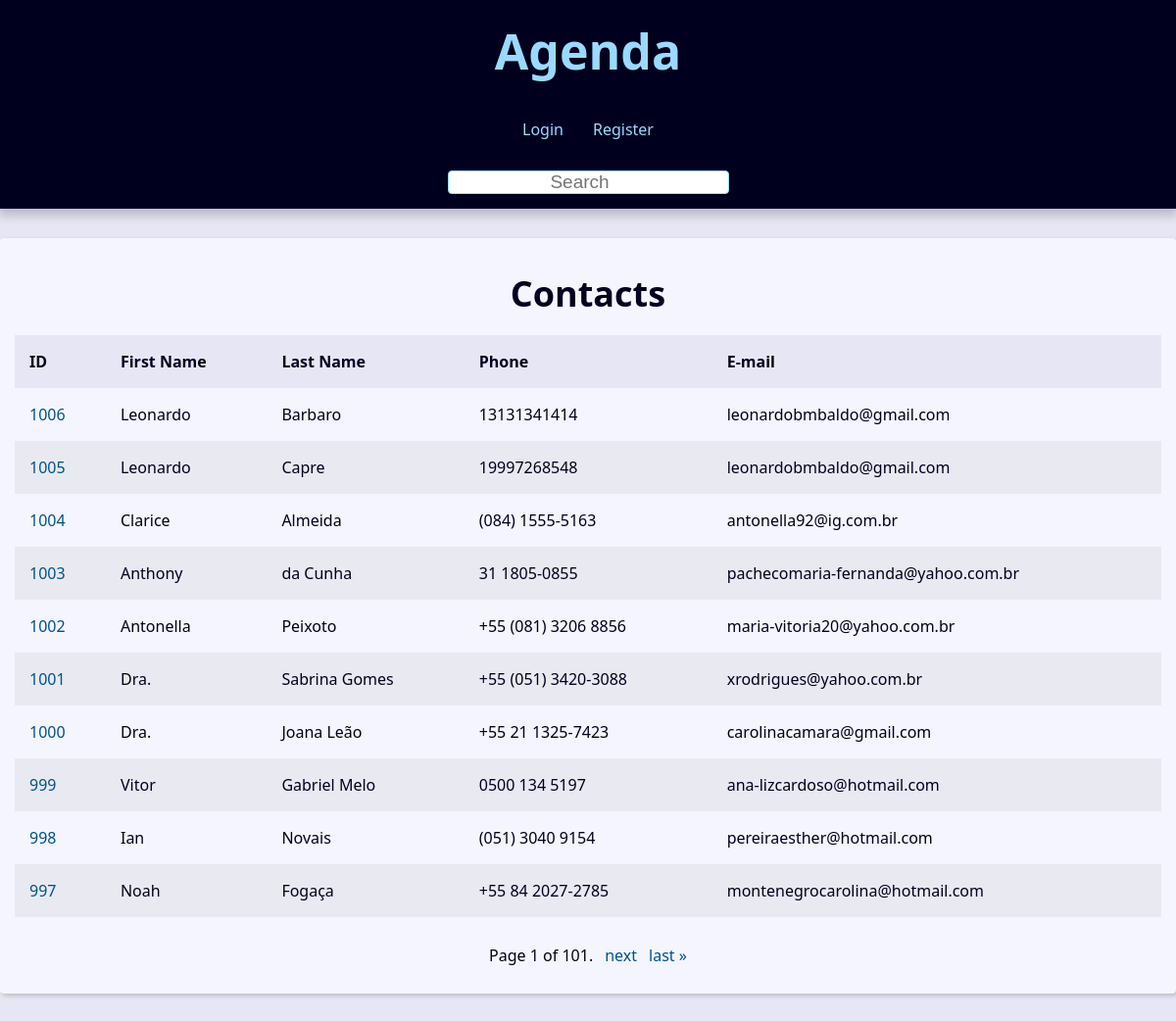
/, run on an earlier commit of the app's database.
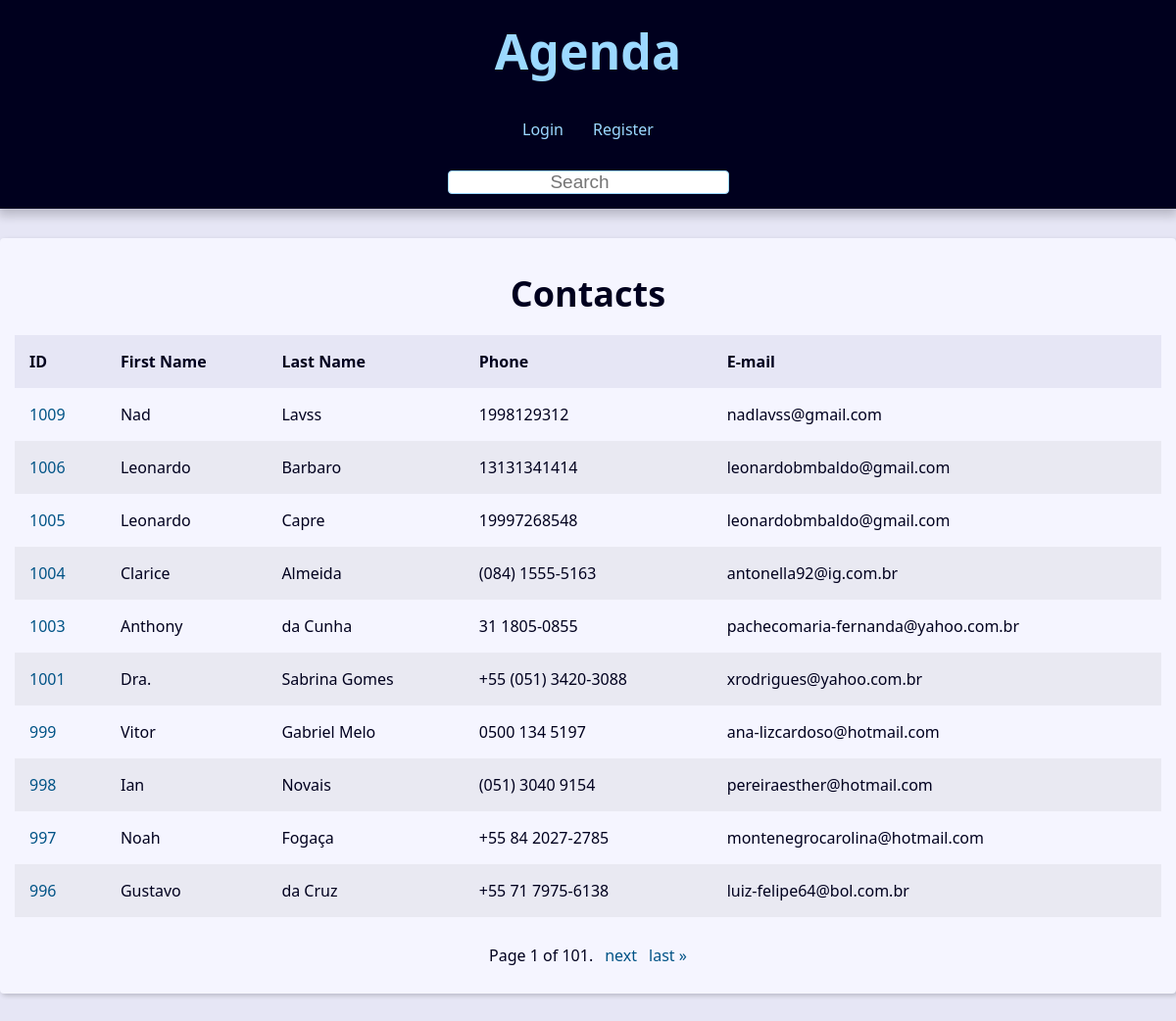
And on a later commit of the database.
### contact/models.py (models this page shows, shortened)
class Contact(models.Model):
    first_name = models.CharField(max_length=50)
    last_name = models.CharField(max_length=50, blank=True)
    phone = models.CharField(max_length=20)
    email = models.EmailField(max_length=100, blank=True)
    created_date = models.DateTimeField(default=timezone.now)
    description = models.TextField(blank=True)
    show = models.BooleanField(default=True)
    picture = models.ImageField(upload_to='pictures/%Y/%m/', blank=True)
    category = models.ForeignKey(Category, on_delete=models.SET_NULL, null=True, blank=True)
    owner = models.ForeignKey(User, on_delete=models.SET_NULL, null=True, blank=True)

### contact/views/contact_views.py (the view)
# urls.py: path('', views.index, name='index'),
def index(request):
    contacts = Contact.objects.filter(show=True).order_by('-id')
    paginator = Paginator(contacts, 10)
    page_number = request.GET.get('page')
    page_obj = paginator.get_page(page_number)
    context = {
        'page_obj': page_obj,
        'site_title': 'Contatos - '
    }
    return render(request, 'contact/index.html', context)

### contact/templates/contact/index.html
{% extends "global/base.html" %}
{% block content %}
{% if page_obj %}
    <div class = "responsive-table">
        <table class = "contacts-table">
            <caption class = "table-caption">
                <h2>Contacts</h2>
            </caption>
            <thead>
                <tr class = "table-row table-row-header">
                    <th class = "table-header">ID</th>
                    <th class = "table-header">First Name</th>
                    <th class = "table-header">Last Name</th>
                    <th class = "table-header">Phone</th>
                    <th class = "table-header">E-mail</th>
                </tr>
            </thead>
            <tbody>
                {% for contact in page_obj %}
                    <tr class = "table-row">
                        <td class = "table-cel">
                            <a
                                class = "table-link"
                                href = "{% url "contact:contact" contact.id %}"
                            >
                                {{ contact.id }}
                            </a>
                        </td>
                        <td class = "table-cel">
                            {{ contact.first_name }}
                        </td>
                        <td class = "table-cel">
                            {{ contact.last_name }}
                        </td>
                        <td class = "table-cel">
                            {{ contact.phone }}
                        </td>
                        <td class = "table-cel">
                            {{ contact.email }}
                        </td>
                    </tr>
                {% endfor %}
            </tbody>
        </table>
    </div>
{% else %}
<div class="single-contact">
    <h1 class="single-contact-name">
        No contacts found.
    </h1>
</div>
{% endif %}
{% endblock content %}

### base_templates/global/base.html (shortened to what this page needs)
<!DOCTYPE html>
<html lang="pt-BR">
<head>
    {% include "global/partials/_head.html" %}
</head>
<body>
    {% include "global/partials/_header.html" %}
    <main class = "content">
        {% block content %}{% endblock content %}
        {% include "global/partials/_pagination.html" %}
    </main>
</body>
</html>

### base_templates/global/partials/_head.html (shortened to what this page needs)
{% load static %} <meta charset="UTF-8">
<link rel="stylesheet" href="{% static 'global/css/style.css' %}">

### base_templates/global/partials/_header.html
<header class="header">
    <h1 class="header-heading">
        <a href="{% url "contact:index" %}" class="header-link">
            Agenda
        </a>
    </h1>
    <nav class="menu">
        <ul class="menu-list">
            {% if user.is_authenticated %}
                <li class="menu-item">
                    <a href="{% url "contact:create" %}" class="menu-link">Create</a>
                </li>
                <li class="menu-item">
                    <a href="{% url "contact:user_update" %}" class="menu-link">Profile</a>
                <li class="menu-item">
                    <a href="#" class="header-username">{{ user.username }}</a>
                <li class="menu-item">
                </li>
                    <a href="{% url "contact:logout" %}" class="menu-link">Logout</a>
                </li>
            {% else %}
                <li class="menu-item">
                    <a href="{% url "contact:login" %}" class="menu-link">Login</a>
                </li>
                <li class="menu-item">
                    <a href="{% url "contact:register" %}" class="menu-link">Register</a>
                </li>
            {% endif %}
        </ul>
    </nav>
    <div class="search">
        <form
        action="{% url "contact:search" %}"
        method="GET"
        >
            <input
            type="search"
            class="search-input"
            placeholder="Search"
            id = "search"
            name = "q"
            value = "{{ request.GET.q.strip }}"
            >
        </form>
    </div>
</header>

### base_templates/global/partials/_pagination.html (shortened to what this page needs)
{% if page_obj %}
    <div class="pagination">
        <span class="step-links">
            <span class="current">
                Page {{ page_obj.number }} of {{ page_obj.paginator.num_pages }}.
            </span>
            {% if page_obj.has_next %}
                <a href="?page={{ page_obj.next_page_number }}&q={{ request.GET.q.strip }}">next</a>
                <a href="?page={{ page_obj.paginator.num_pages }}&q={{ request.GET.q.strip }}">last &raquo;</a>
            {% endif %}
        </span>
    </div>
{% endif %}

### base_static/global/css/style.css (style rules this page uses)
:root { --spacing: 1.5rem; --link-dark-color: rgb(0, 83, 134); --link-light-color: rgb(156, 217, 255); --clr-white: rgb(245, 245, 255); --clr-black: rgb(0, 0, 30); --clr-light-gray: rgb(230, 230, 245); --clr-dark-shadow-5: rgba(0, 0, 10, 5%); --clr-dark-shadow-10: rgba(0, 0, 10, 10%); --clr-dark-shadow-20: rgba(0, 0, 10, 20%); --clr-light-shadow-5: rgba(200, 200, 255, 5%); --clr-light-shadow-10: rgba(200, 200, 255, 10%); --clr-light-shadow-20: rgba(200, 200, 255, 20%); --main-page-width: 120rem; --table-min-width: 60rem; --biggest-font-size: 5rem; --bigger-font-size: 4rem; --big-font-size: 3.2rem; --medium-font-size: 2.4rem; --small-font-size: 1.6rem; --smaller-font-size: 1.4rem; --smallest-font-size: 1.2rem; --transition-fast: 300ms; --transition-medium: 600ms; --transition-slow: 1s; --default-border-radius: 4px; }
*, *::before, *::after { margin: 0; padding: 0; box-sizing: border-box; }
html { font-size: 62.5%; }
body { font-family: system-ui, -apple-system, BlinkMacSystemFont, 'Segoe UI', Roboto, Oxygen, Ubuntu, Cantarell, 'Open Sans', 'Helvetica Neue', sans-serif; line-height: 1.5; font-size: var(--small-font-size); color: var(--clr-black); -webkit-font-smoothing: antialiased; background: var(--clr-light-gray); }
.header { background: var(--clr-black); padding: var(--spacing); box-shadow: 0 5px 10px 2px var(--clr-dark-shadow-20); z-index: 1; position: relative; }
.header-heading { font-size: var(--biggest-font-size); text-align: center; }
.header-link { color: var(--link-light-color); text-decoration: none; transition: filter var(--transition-fast) ease-in-out; }
.menu { margin: var(--spacing); }
.menu-list { list-style: none; display: flex; justify-content: center; flex-flow: row wrap; }
.menu-link { display: block; padding: var(--spacing); color: var(--link-light-color); text-decoration: none; transition: background-color var(--transition-fast) ease-in-out; border-radius: var(--default-border-radius); }
.content { max-width: var(--main-page-width); margin: calc(var(--spacing) * 2) auto; padding: var(--spacing); background: var(--clr-white); box-shadow: 2px 2px 5px var(--clr-dark-shadow-20); border-radius: var(--default-border-radius); }
.responsive-table { width: 100%; overflow-x: auto; }
.contacts-table { width: 100%; min-width: var(--table-min-width); border-collapse: collapse; }
.table-caption { font-size: var(--medium-font-size); font-weight: bold; padding: var(--spacing); }
.table-row { text-align: left; text-overflow: ellipsis; transition: background-color var(--transition-fast) ease-in-out; }
.table-row:nth-of-type(2n) { background: var(--clr-dark-shadow-5); }
.table-row-header { background: var(--clr-light-gray); color: var(--clr-black); }
.table-cel, .table-header { padding: var(--spacing); }
.table-link { color: var(--link-dark-color); transition: color var(--transition-fast) ease-in-out; text-decoration: none; }
.pagination { margin-top: var(--spacing); display: flex; justify-content: center; padding: calc(var(--spacing) * 0.8); font-size: var(--small-font-size); }
.pagination .step-links { display: flex; gap: calc(var(--spacing) * 0.8); }
.pagination .step-links a { color: var(--link-dark-color); transition: color var(--transition-fast) ease-in-out; text-decoration: none; display: block; }
.search { display: flex; justify-content: center; }
.search-input { font-size: 1.9rem; padding: 0rem 2rem; width: 100%; text-align: center; max-width: 32rem; border-radius: var(--default-border-radius); border: 1px solid var(--link-light-color); }

What changed in the data, as far as the page shows it:
removed Contact: id "1002", first_name "Antonella", last_name "Peixoto", phone "+55 (081) 3206 8856", email "maria-vitoria20@yahoo.com.br"
removed Contact: id "1000", first_name "Dra.", last_name "Joana Leão", phone "+55 21 1325-7423", email "carolinacamara@gmail.com"
added Contact: id "1009", first_name "Nad", last_name "Lavss", phone "1998129312", email "nadlavss@gmail.com"
now on this page (row unchanged): Contact: id "996", first_name "Gustavo", last_name "da Cruz", phone "+55 71 7975-6138", email "luiz-felipe64@bol.com.br"
